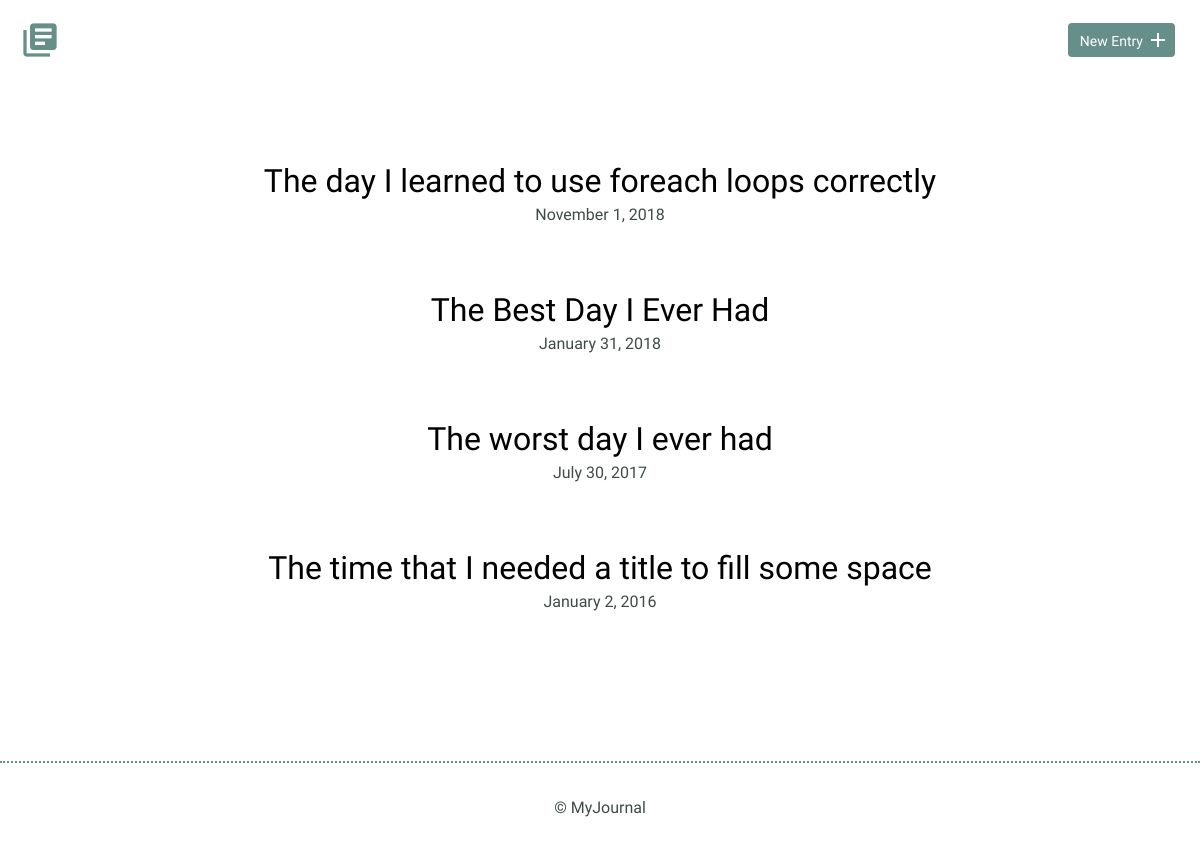
Before: / with the older database file.
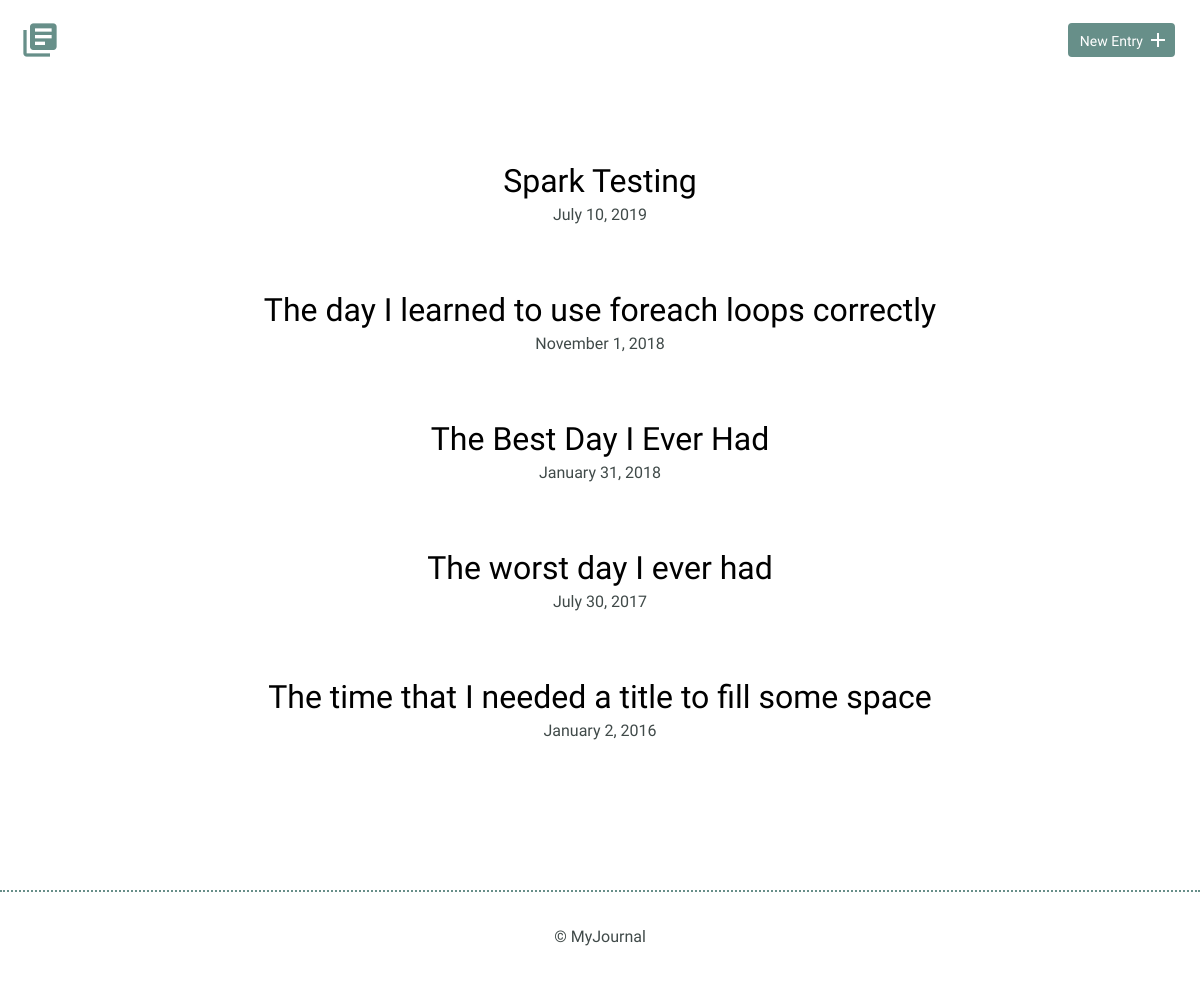
After: the same page with the newer database file.
### tables this page shows
CREATE TABLE "entries" (
	`id`	INTEGER,
	`title`	TEXT,
	`date`	TEXT,
	`time_spent`	INTEGER,
	`learned`	BLOB,
	`resources`	BLOB,
	PRIMARY KEY(`id`)
);

### inc/connection.php (called while the page is built)
<?php
try {
  $db = new PDO('sqlite:' . __DIR__ . '/journal.db');
  $db->setAttribute(PDO::ATTR_ERRMODE, PDO::ERRMODE_EXCEPTION);
  return $db;
} catch (Exception $ex) {
  echo $ex->get_message();
  die();
}

### inc/functions.php (called while the page is built, shortened)
<?php
function get_all_entries() {
  include('connection.php');
  try {
    $results = $db->query('SELECT id, title, date FROM entries ORDER BY date DESC');
  } catch(Exception $ex) {
    echo $ex->get_message();
    return false;
  }
  return $results->fetchAll(PDO::FETCH_ASSOC);
}

### index.php (the view)
<?php
include('inc/functions.php');
$entries = get_all_entries();
include('inc/header.php');
?>
<section>
    <div class="container">
        <div class="entry-list">
        <?php
        if (empty($entries)) {
            echo '<h2>No Journal entries found</h2>';
            echo '<a href="new.php">Let\'s Create One!</a>';
        } else {
            foreach($entries as $entry) {
                $date = date('F j, Y', strtotime($entry['date']));
                echo '<article>';
                echo '<h2><a href="detail.php?id=' . $entry['id'] .  '">' . $entry['title'] . '</a></h2>';
                echo '<time datetime=' . $entry['date'] .  '>' . $date .  '</time>';
                echo '</article>';
            }
        }
        ?>
        </div>
    </div>
</section>
<?php
include('inc/footer.php');
?>

### inc/header.php (shortened to what this page needs)
<!DOCTYPE html>
<html lang="en" >
    <head>
        <link rel="stylesheet" href="css/normalize.css">
        <link rel="stylesheet" href="css/site.css">
    </head>
    <body>
        <header>
            <div class="container">
                <div class="site-header">
                    <a class="logo" href="index.php"><i class="material-icons">library_books</i></a>
                    <a class="button icon-right" href="entry.php"><span>New Entry</span> <i class="material-icons">add</i></a>
                </div>
            </div>
        </header>

### inc/footer.php
<footer>
            <div>
                &copy; MyJournal
            </div>
        </footer>
    </body>
</html>

### css/site.css (style rules this page uses)
body { font-size: 16px; color: #404a49; font-family: 'Cousine', serif; font-weight: 400; }
.container { margin: 0 auto; padding: 0 25px; }
header .site-header { margin: 0 auto; height: 95px; }
header .logo i { color: #678f89; margin: 20px 0 0 -5px; float: left; font-size: 40px; }
header .button { float: right; margin: 33px 0 0 0; }
footer { text-align: center; padding: 35px 0; border-top: 2px dotted #678f89; }
.button { padding: 8px 10px 6px 10px; background: #678f89; border: 2px solid #678f89; border-radius: 4px; text-decoration: none; color: #FFF; position: relative; text-align: center; font-size: 14px; }
.button.icon-right { padding-right: 30px; top: -10px; }
.button.icon-right i { position: absolute; top: 3px; right: 3px; }
h1, h2, h3 { margin: 0; font-weight: 400; line-height: 1em; color: #000; }
h2 { font-size: 32px; }
h2 a { text-decoration: none; color: #000; }
.entry-list, .edit-entry, .new-entry { max-width: 800px; margin: 0 auto; padding: 70px 0 150px 0; }
.entry-list article { margin-bottom: 70px; text-align: center; }
.entry-list article:last-child { margin-bottom: 0; }
.entry-list article h2 { margin-bottom: 8px; }

Changed rows visible on the page:
added entries: title "Spark Testing", date "July 10, 2019"
